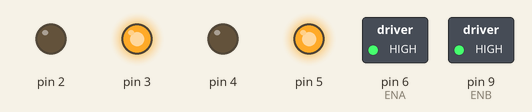
Bench run of a sketch on a simulated Arduino Uno, built with avr-gcc and run on an emulated ATmega328P. On the bench: switched loads named in the sketch (green lamp = pin HIGH), output pins drawn as LEDs (lit = HIGH). What the sketch prints to the serial monitor is not drawn.

Above: at 0.04 s.
At 1.47 s:
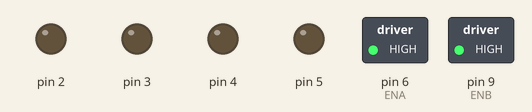
At 2.89 s:
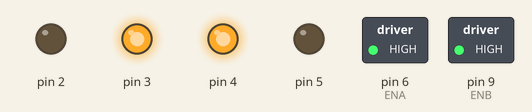
Timing chart, 0 to 3.2 s (numbered marks = the images above):
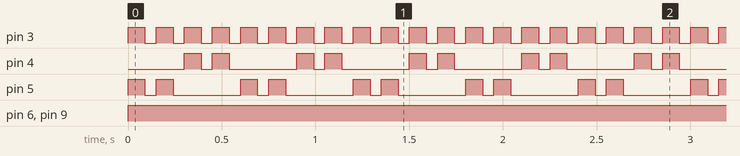

Measured:
- by itself, pin 3: alternates HIGH for 0.09 s and LOW for 0.06 s
- by itself, pin 4, pin 5: repeats every 0.60 s: LOW 0.06 s, HIGH 0.09 s, LOW 0.36 s, HIGH 0.09 s
- by itself, pin 6 (ENA), pin 9 (ENB): LOW → HIGH at 0.00 s

The sketch:

bug_robot.ino
```cpp
int ENA, ENB, BARIER;
int speed, freq, drive_power;
void setup() {
  ENA=6;
  ENB=9;
  BARIER=0;

  freq = 15;
  speed = 6;
  drive_power = 255;

  // put your setup code here, to run once:
  Serial.begin(9600);
  // Переменные – номера контактов (пинов) Arduino.
  // Для левых и правых моторов машинки.
  setup_motor_system(2, 3, 4, 5);
  _stop(); //Двигатели остановлены.

  pinMode(BARIER, INPUT);

  pinMode(ENA, OUTPUT);
  pinMode(ENB, OUTPUT);
}

void loop() {
  //forward();
  //for (int i =0; i<255; i+=10){
  //  analogWrite(ENA,i);
  //  analogWrite(ENB,i);
  //  delay(300);

  //  Serial.print("Now speed = "+ i);
  //}

  analogWrite(ENA,drive_power);
  analogWrite(ENB,drive_power);

  while(hasBarier()){
    Serial.print("Move backward");
    for (int i=0;i<2;i++){
      backward();
      applySpeed();
    }
    for (int i=0;i<2;i++){
      left();
      applySpeed();
    }
  }
  // put your main code here, to run repeatedly:
  forward();
  Serial.print("Move forward");

  applySpeed();
}

void applySpeed(){
  delay(freq*speed);
  _stop();
  delay(freq*(10-speed));
}

bool hasBarier(){
  return !digitalRead(BARIER);
}

// Объявляем переменные для хранения состояния двух моторов.
int motor_L1, motor_L2;
int motor_R1, motor_R2;
//===============================================
// Функция инициализации управления моторами.
void setup_motor_system(int L1, int  L2, int  R1, int R2)
{
  // Заносятся в переменные номера контактов (пинов) Arduino.
  motor_L1 = L1; motor_L2 = L2;
  // Для левых и правых моторов робота.
  motor_R1 = R1; motor_R2 = R2;
  // Переводятся указанные порты в состояние вывода данных.
  pinMode(motor_L1, OUTPUT);
  pinMode(motor_L2, OUTPUT);
  pinMode(motor_R1, OUTPUT);
  pinMode(motor_R2, OUTPUT);
}
//===============================================
// движение вперед.
void forward()
{
  // Если двигатель будет работать не в ту сторону,
  // поменять на нем контакты местами.
  digitalWrite(motor_L1, HIGH);
  digitalWrite(motor_L2, LOW);
  digitalWrite(motor_R1, HIGH);
  digitalWrite(motor_R2, LOW);
}

//===============================================
// Поворот налево с блокировкой левых колес.
void forward_left()
{
  // блокировка вращения левых колес.
  digitalWrite(motor_L1, LOW);
  digitalWrite(motor_L2, LOW);
  // правые колеса вращаются.
  digitalWrite(motor_R1, HIGH);
  digitalWrite(motor_R2, LOW);
}
//===============================================
// Поворот направо с блокировкой правых колес.
void forward_right()
{
  // левые колеса вращаются.
  digitalWrite(motor_L1, HIGH);
  digitalWrite(motor_L2, LOW);
  // блокировка вращения правых колес.
  digitalWrite(motor_R1, LOW);
  digitalWrite(motor_R2, LOW);
}
// Поворот налево на месте.
void left()
{
  // левые колеса вращаются назад.
  digitalWrite(motor_L1, LOW);
  digitalWrite(motor_L2, HIGH);
  // правые колеса вращаются вперед.
  digitalWrite(motor_R1, HIGH);
  digitalWrite(motor_R2, LOW);
}
//===============================================
// Поворот направо на месте.
void right()
{
  // левые колеса вращаются вперед.
  digitalWrite(motor_L1, HIGH);
  digitalWrite(motor_L2, LOW);
  // правые колеса вращаются назад.
  digitalWrite(motor_R1, LOW);
  digitalWrite(motor_R2, HIGH);
}


// Включаем движение назад.
void backward()
{
  // Смена направления вращения двигателей.
  digitalWrite(motor_L2, HIGH);
  digitalWrite(motor_L1, LOW);
  digitalWrite(motor_R2, HIGH);
  digitalWrite(motor_R1, LOW);
}
//===============================================
// Включаем движение назад.
void backward_left()
{
  // Смена направления вращения двигателей.
  digitalWrite(motor_L2, LOW);
  digitalWrite(motor_L1, HIGH);
  digitalWrite(motor_R2, HIGH);
  digitalWrite(motor_R1, LOW);
}
//===============================================
// Включаем движение назад.
void backward_right()
{
  // Смена направления вращения двигателей.
  digitalWrite(motor_L2, HIGH);
  digitalWrite(motor_L1, LOW);
  digitalWrite(motor_R2, LOW);
  digitalWrite(motor_R1, HIGH);
}
//===============================================

void _stop()
{
  // Блокировка всех колес.
  digitalWrite(motor_L2, LOW);
  digitalWrite(motor_L1, LOW);
  digitalWrite(motor_R2, LOW);
  digitalWrite(motor_R1, LOW);
}
```
